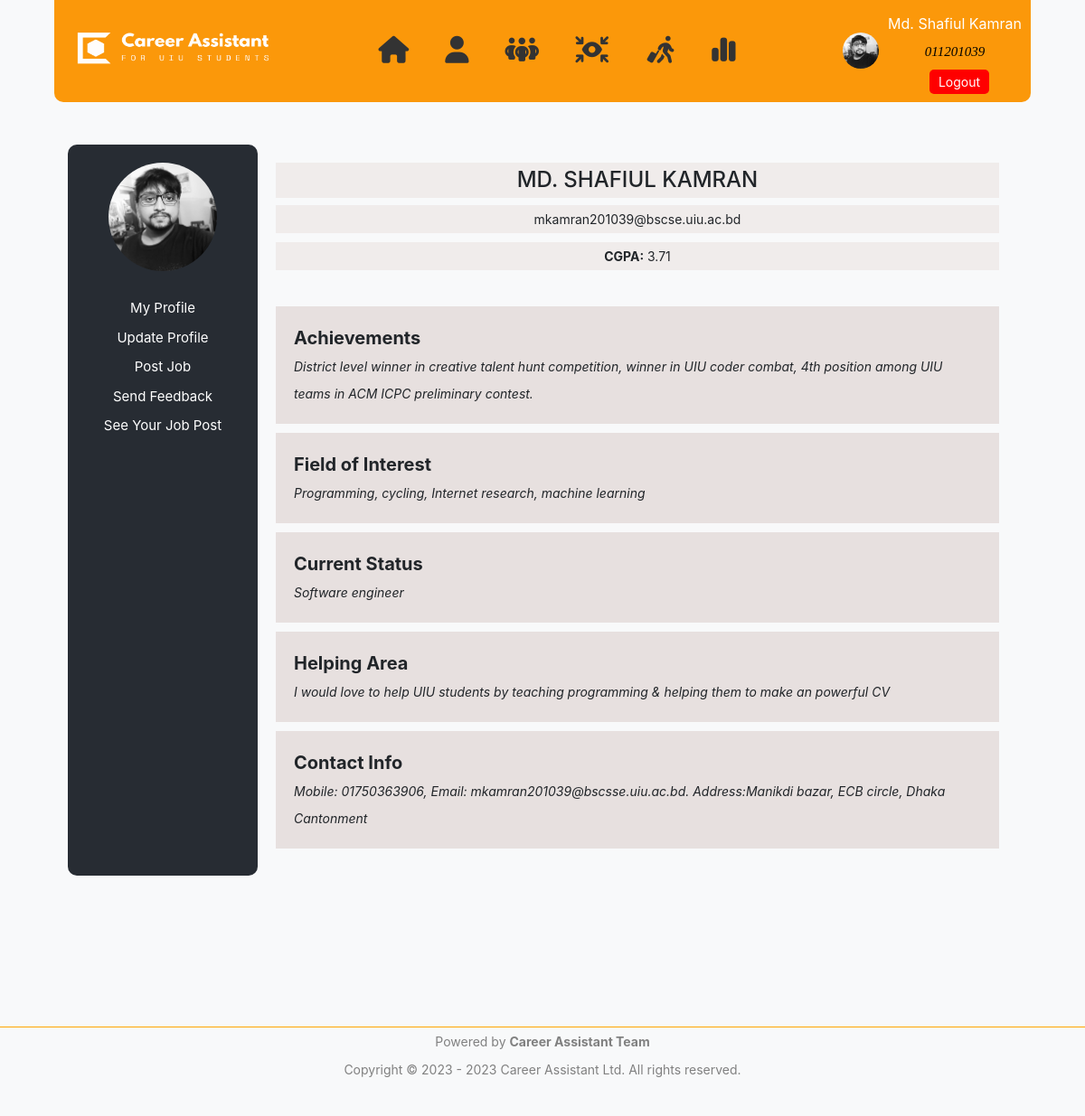
Page /dark_mode/profile.php (signed in) on the committed database.
### tables this page shows
CREATE TABLE `student` (
  `id` int(11) NOT NULL,
  `name` varchar(40) NOT NULL,
  `email` varchar(40) NOT NULL,
  `password` varchar(100) NOT NULL,
  `image` varchar(300) NOT NULL,
  `cgpa` double NOT NULL,
  `achievements` varchar(300) NOT NULL,
  `interest` varchar(300) NOT NULL,
  `current_status` varchar(100) NOT NULL,
  `helping_area` varchar(200) NOT NULL,
  `contact_info` varchar(200) NOT NULL,
  `student_id` varchar(9) NOT NULL,
  `batch` int(11) NOT NULL,
  `show_cgpa` int(11) NOT NULL
);

### dark_mode/profile.php (the view, shortened to what this page needs)
<!DOCTYPE html>
<html>
<link rel="stylesheet" href="https://cdn.jsdelivr.net/npm/bootstrap@4.3.1/dist/css/bootstrap.min.css">
<link rel="stylesheet" href="css/profile_page.css">
<link rel="stylesheet" href="css/header.css">
<head>
</head>
<body>
	<header class="header">
		<div class="logo"><img src="images/CAS_logo.png" height="80px" width="250px"></div>
		<div class="menu">
			<abbr title="Home"><a href="home.php"><i class="fas fa-home" style="font-size: 30px;"></i> </a></abbr>
			<abbr title="profile"><a href="profile.php"><i class="fas fa-user" style="font-size: 30px;"></i> </a></abbr>
			<abbr title="alumni"><a href="alumni.php"><i class="fa-solid fa-people-group" style="font-size: 30px;"></i> </a></abbr>
			<abbr title="Eligibility Check"><a href="eligibility.php"><i class="fa-solid fa-arrows-to-eye" style="font-size: 30px;"></i> </a></abbr>
			<abbr title="Job"><a href="job.php"><i class="fa-solid fa-person-walking-luggage" style="font-size: 30px;"></i> </a></abbr>
			<abbr title="Summary"><a href="summary.php"><i class="fa-sharp fa-solid fa-chart-simple" style="font-size: 30px;"></i> </a></abbr>
		</div>
		<div class="profile">
			<?php
				include ('includes/connect.php');
				$image="";
				$id=$_SESSION['id'];
						$sql = "SELECT * FROM student where student_id=$id";
						$result = mysqli_query($conn, $sql);
						while ($row = mysqli_fetch_assoc($result)) {
						$image= $row["image"];
						}
			?>
		    <img src="images/<?php echo $_SESSION['id']; ?>.png"   onerror="this.onerror=null; this.src='<?php echo $image;?>';"      alt="Profile Image">
			<div style="text-align:center;font-size:15px">
				<p>
					<?php
                      echo '<span style="font-size:16px;">'.$_SESSION['name'].'</span>';
					  echo "<br>";
					  $id=$_SESSION['id'];
					  echo '<i style="color:black;font-size:15px;font-family:calibri ;">'.
					        $id.' </i> ';
                   ?>
				</p>
				<a href="../controller/destroy.php" class="logout-btn">Logout</a>
			</div>
		</div>
	</header>
	<div class="container" style="">
	<div class="container_p" >
		<div class="left-box" style="height:auto">
			<div class="profile-img">
			</div>
			<div class="links">
			    <a href="profile.php">My Profile</a>
				<a href="update_profile.php">Update Profile</a>
				<a href="job_post.php">Post Job </a>
				<a href="send_feedback.php">Send Feedback</a>
				<a href="your_job.php">See Your Job Post</a>
			</div>
		</div>
		<div class="right-box" >
						<?php
						include ('includes/connect.php');
				         $id=$_SESSION['id'];
								$sql = "SELECT * FROM student where student_id=$id";
								$result = mysqli_query($conn, $sql);
								while ($row = mysqli_fetch_assoc($result)) {
								echo "<h4 style='background-color:#F0ECEB;border:0px solid gray;text-transform: uppercase;padding:5px'>" . $row["name"] . "</h4>";
								echo "<p style='background-color:#F0ECEB;border:0px solid gray;padding:5px;font-size:14px'>" . $row["email"] . "</p>";
								if($row["cgpa"] !=0)
								echo "<p style='background-color:#F0ECEB;border:0px solid gray;padding:5px;font-size:14px'><b>CGPA:</b> " . $row["cgpa"] . "</p><br>";
								echo "<p style='background-color:#E7E0DF ;text-align:left;padding:20px'><b>Achievements</b><br><i style='font-size:14px'> " . $row["achievements"] . "</i></p>";
								echo "<p style='background-color:#E7E0DF ;text-align:left;padding:20px'><b>Field of Interest </b><br><i style='font-size:14px'> " . $row["interest"] . "</i></p>";
								echo "<p style='background-color:#E7E0DF ;text-align:left;padding:20px'><b>Current Status </b><br><i style='font-size:14px'> " .  $row["current_status"] . "</i></p>";
								echo "<p style='background-color:#E7E0DF ;text-align:left;padding:20px'><b>Helping Area </b><br><i style='font-size:14px'> " .  $row["helping_area"] . "</i></p>";
								echo "<p style='background-color:#E7E0DF ;text-align:left;padding:20px'><b>Contact Info </b><br><i style='font-size:14px'> " . $row["contact_info"] . "</i></p>";
								}
					?>
		</div>
	</div>
	</div>
    <br><br><br>
	<footer style="border-top: 1px solid orange; border-right: none; border-bottom: none; border-left: none;text-align: center;color:gray;font-size:12px;">
    <p style="margin: 0; padding: 5px;font-size:14px">Powered by <b>Career Assistant Team</b></p>
    <p style="margin: 0; padding: 5px;font-size:14px">Copyright © 2023 - 2023 Career Assistant Ltd. All rights reserved.</p>
	<br><br>
    </footer>
	</html>

### dark_mode/css/profile_page.css (style rules this page uses)
* { box-sizing: border-box; margin: 0; padding: 0; }
.container_p { display: flex; flex-direction: row; height: auto; margin-top: 0px; background-color: #f8f9fa; }
.left-box { width: 20%; background-color: #272c33; display: flex; flex-direction: column; align-items: center; padding: 20px; color: white; border-radius: 10px; height: 500px; }
.links { display: flex; flex-direction: column; align-items: center; justify-content: center; font-size: 15px; text-align: center; }
.links a { color: white; text-decoration: none; margin-bottom: 10px; transition: color 0.3s ease-in-out; }
.right-box { width: 80%; background-color: #f8f9fa; padding: 20px; display: flex; flex-direction: column; text-align: center; height: auto; }
p { font-size: 20px; margin-bottom: 10px; text-align: center; }

### dark_mode/css/header.css (style rules this page uses)
.header { position: fixed; top: 0; left: 5%; width: 90%; margin: auto; background-color: #fb980a; color: #fff; padding: 10px; display: flex; align-items: center; justify-content: space-between; z-index: 999; border-bottom-left-radius: 10px; border-bottom-right-radius: 10px; }
.logo { font-size: 24px; font-weight: bold; text-transform: uppercase; letter-spacing: 2px; }
.menu { display: flex; align-items: center; }
.menu a { color: #333; margin: 0 10px; text-decoration: none; font-weight: bold; transition: all 0.3s ease-in-out; position: relative; letter-spacing: 20px; text-align: center; }
.menu a::before { content: ""; position: absolute; bottom: -5px; left: 0; height: 2px; width: 100%; background-color: #333; transform: scaleX(0); transform-origin: left; transition: all 0.3s ease-in-out; color:#333; }
.profile { display: flex; align-items: center; }
.profile img { width: 40px; height: 40px; border-radius: 50%; margin-right: 10px; }
.logout-btn { background-color: red; color: #fff; padding: 5px 10px; border-radius: 5px; text-decoration: none; margin-left: 10px; font-size: 14px; }
.container { width: 90%; margin: 100px auto; font-size: 20px; line-height: 1.5; background-color: #f8f9fa; }

### dark_mode/profile.php (style rules this page uses)
.container { padding-top:60px; }

### rows in the picture
student: name "MD. SHAFIUL KAMRAN", email "mkamran201039@bscse.uiu.ac.bd", cgpa "3.71", achievements "District level winner in creative talent hunt competition, winner in UIU coder combat, 4th position among UIU teams in ACM ICPC preliminary contest.", interest "Programming, cycling, Internet research, machine learning", current_status "Software engineer", helping_area "I would love to help UIU students by teaching programming & helping them to make an powerful CV", contact_info "Mobile: 01750363906, Email: mkamran201039@bscsse.uiu.ac.bd. Address:Manikdi bazar, ECB circle, Dhaka Cantonment"

### other values in the picture
$_SESSION['name'] "Md. Shafiul Kamran"
$id "011201039"
